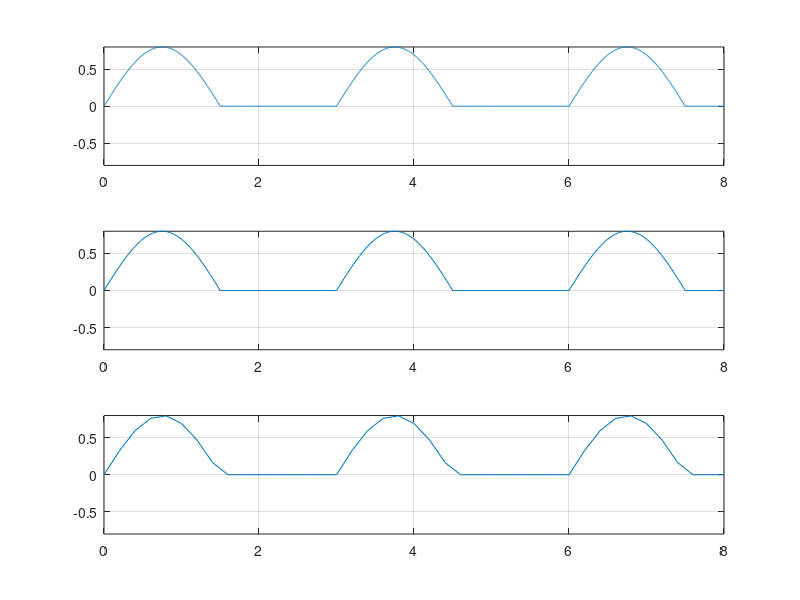

Write the MATLAB code that produced this figure.
%4)Sinusoidal monoalternanta
%2ms
F=1/3;
t1=0:0.002:8;
s1=sin(2*pi*F*t1)*0.8; %inmultim cu 0.8 ca sa obtinem amplitudinea ceruta
for i=1:1:length(s1)
        if s1(i:i)<0
            s1(i:i)=0;
        end
    
end

subplot(3,1,1)
plot(t1,s1)
grid
axis([0 8 -0.8 0.8])

%20ms
t2=0:0.02:8;
s2=sin(2*pi*F*t2)*0.8;
for i=1:1:length(s2)
        if s2(i:i)<0
            s2(i:i)=0;
        end
    
end


subplot(3,1,2)
plot(t2,s2)
grid
axis([0 8 -0.8 0.8])

%200ms
t3=0:0.2:8;
s3=sin(2*pi*F*t3)*0.8; 
for i=1:1:length(s3)
        if s3(i:i)<0
            s3(i:i)=0;
        end
    
end


subplot(3,1,3)
plot(t3,s3)
grid
axis([0 8 -0.8 0.8])
